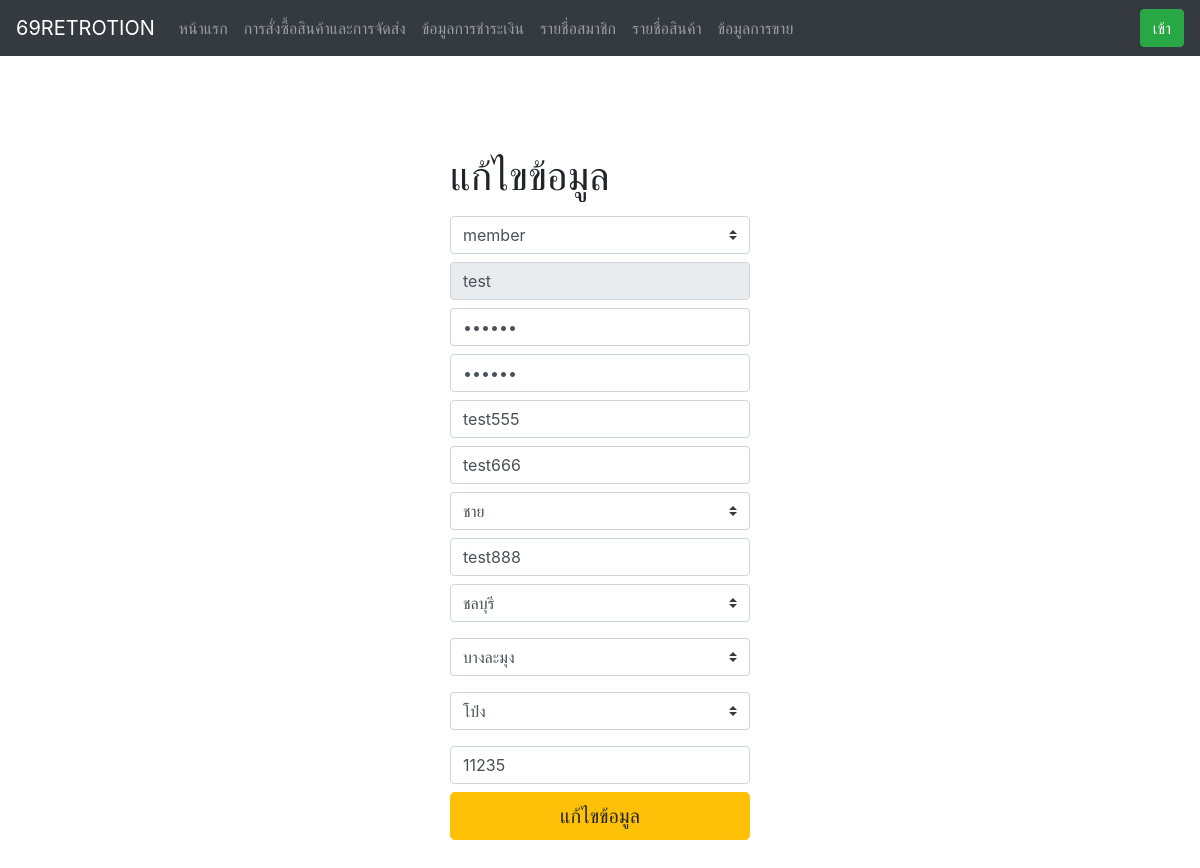
Page /admin/edit_user.php?id_user_list=test on the committed database.
### tables this page shows
CREATE TABLE `user_db` (
  `ID_User` varchar(20) NOT NULL,
  `Password` varchar(20) NOT NULL,
  `Name` varchar(50) NOT NULL,
  `Last_Name` varchar(50) NOT NULL,
  `Email` varchar(50) NOT NULL,
  `Gender` int(1) NOT NULL,
  `Address` varchar(200) NOT NULL,
  `City` varchar(30) NOT NULL,
  `Province` int(30) NOT NULL,
  `Postcode` int(10) NOT NULL,
  `District` varchar(20) NOT NULL,
  `status` varchar(50) NOT NULL DEFAULT 'member'
);

CREATE TABLE `gender` (
  `Gender_ID` int(2) NOT NULL,
  `Gender_Full` varchar(10) NOT NULL
);

CREATE TABLE `province` (
  `PROVINCE_ID` int(5) NOT NULL,
  `PROVINCE_CODE` varchar(2) NOT NULL,
  `PROVINCE_NAME` varchar(150) NOT NULL,
  `GEO_ID` int(5) NOT NULL DEFAULT 0
);

CREATE TABLE `amphur` (
  `AMPHUR_ID` int(5) NOT NULL,
  `AMPHUR_CODE` varchar(4) NOT NULL,
  `AMPHUR_NAME` varchar(150) NOT NULL,
  `POSTCODE` varchar(5) NOT NULL,
  `GEO_ID` int(5) NOT NULL DEFAULT 0,
  `PROVINCE_ID` int(5) NOT NULL DEFAULT 0
);

CREATE TABLE `district` (
  `DISTRICT_ID` int(5) NOT NULL,
  `DISTRICT_CODE` varchar(6) NOT NULL,
  `DISTRICT_NAME` varchar(150) NOT NULL,
  `AMPHUR_ID` int(5) NOT NULL DEFAULT 0,
  `PROVINCE_ID` int(5) NOT NULL DEFAULT 0,
  `GEO_ID` int(5) NOT NULL DEFAULT 0
);

### admin/edit_user.php (the view, shortened to what this page needs)
<html>
<head>
<?php require 'show_head.php'; ?>
</head>
<body>
<?php
require ("../connect.php");
require ('bar.php'); ?>
<?php
	$user_id = $_SESSION['user'];
	if(isset($_GET['id_user_list'])){$user_id=$_GET['id_user_list'];}
    $result_edit = $conn->query("SELECT * FROM user_db LEFT JOIN gender ON user_db.Gender = gender.Gender_ID LEFT JOIN amphur ON user_db.City = amphur.AMPHUR_ID LEFT JOIN province ON user_db.Province = province.PROVINCE_ID LEFT JOIN district ON user_db.District = district.DISTRICT_CODE WHERE ID_User = '$user_id'");
    $row_edit = $result_edit->fetch_array();
?>
<div class="d-flex justify-content-center">
  <form class="form-signin w-25 mt-5 pt-5" action="edit_user_action.php" method="post">
    <h1 class="h1 mb-3 font-weight-normal">แก้ไขข้อมูล</h1>
	<select class="browser-default custom-select mb-2" name="status">
    <option id="status" value="<?php echo $row_edit['status']; ?>" selected><?php echo $row_edit['status']; ?></option>
    <input type="text" id="inputUsername" class="form-control mb-2" placeholder="ชื่อผู้ใช้" name="txt_user" value="<?php echo $row_edit['ID_User']; ?>" readonly >
    <input type="password" id="inputPassword" class="form-control mb-2" placeholder="รหัสผ่าน" name="txt_pass" value="<?php echo $row_edit['Password']; ?>">
    <input type="password" id="inputPassword2" class="form-control mb-2" placeholder="ยืนยันรหัสผ่าน" name="txt_pass2" value="<?php echo $row_edit['Password']; ?>">
    <input type="text" id="inputFirstname" class="form-control mb-2" placeholder="ชื่อ" name="txt_firstname" value="<?php echo $row_edit['Name']; ?>">
    <input type="text" id="inputLastname" class="form-control mb-2" placeholder="นามสกุล" name="txt_lastname" value="<?php echo $row_edit['Last_Name']; ?>">
    <select class="browser-default custom-select mb-2" name="txt_gender">
    <option selected value="<?php echo $row_edit['Gender']; ?>"><?php echo $row_edit['Gender_Full']; ?></option>
    <option value="2">หญิง</option></select>
    <input type="text" id="inputAddress" class="form-control mb-2" placeholder="ที่อยู่" name="txt_address" value="<?php echo $row_edit['Address']; ?>">
	<div class="form-group">
	<select class="browser-default custom-select" id="province" name="txt_province">
		<option id="province_list" value="<?php echo $row_edit['Province']; ?>"><?php echo $row_edit['PROVINCE_NAME']; ?></option>
	</select>
	</div>
	<div>
	<div class="form-group">
	<select class="browser-default custom-select" id="amphur" name="txt_amphur">
		<option id="amphur_list" value="<?php echo $row_edit['City']; ?>"><?php echo $row_edit['AMPHUR_NAME']; ?></option>
	</select>
	</div>
	</div>
	<div>
	<div class="form-group">
	<select class="browser-default custom-select" id="district" name="txt_district">
		<option value="<?php echo $row_edit['District']; ?>"><?php echo $row_edit['DISTRICT_NAME']; ?></option>
	</select>
	</div>
	</div>
		<input type="text" id="inputZip" class="form-control mb-2" placeholder="รหัสไปรษณีย์" name="txt_zip" value="<?php echo $row_edit['Postcode']; ?>">
		<button class="btn btn-lg btn-warning btn-block" type="submit">แก้ไขข้อมูล</button><br>
	</form>
	</div>
	</body>
</html>

### rows in the picture
user_db: status "member", txt_user "test", txt_firstname "test555", txt_lastname "test666", txt_gender "ชาย", txt_address "test888", txt_province "ชลบุรี", txt_amphur "บางละมุง", txt_district "โป่ง", txt_zip "11235"
